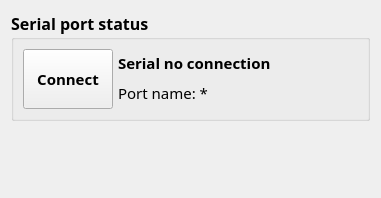
      <widget class="QWidget" name="tab_DHR">
       <attribute name="icon">
        <iconset>
         <normalon>:/icon/gripper.ico</normalon>
        </iconset>
       </attribute>
       <attribute name="title">
        <string>DHR Deivce</string>
       </attribute>
       <layout class="QVBoxLayout" name="verticalLayout_25">
        <item>
         <widget class="QGroupBox" name="groupBox_VibratePlate_3">
          <property name="maximumSize">
           <size>
            <width>16777215</width>
            <height>16777215</height>
           </size>
          </property>
          <property name="font">
           <font>
            <family>Segoe UI Variable Text Semibold</family>
            <pointsize>12</pointsize>
            <bold>true</bold>
           </font>
          </property>
          <property name="title">
           <string>Serial port status</string>
          </property>
          <layout class="QHBoxLayout" name="horizontalLayout_24">
           <property name="spacing">
            <number>5</number>
           </property>
           <item>
            <widget class="QPushButton" name="btn_dhr_serial_connect">
             <property name="minimumSize">
              <size>
               <width>90</width>
               <height>60</height>
              </size>
             </property>
             <property name="maximumSize">
              <size>
               <width>90</width>
               <height>60</height>
              </size>
             </property>
             <property name="font">
              <font>
               <family>Segoe UI Variable Text Semibold</family>
               <pointsize>11</pointsize>
               <bold>true</bold>
              </font>
             </property>
             <property name="text">
              <string>Connect</string>
             </property>
            </widget>
           </item>
           <item>
            <layout class="QVBoxLayout" name="verticalLayout_24">
             <property name="spacing">
              <number>4</number>
             </property>
             <item>
              <widget class="QLabel" name="label_dhr_serial_connect">
               <property name="sizePolicy">
                <sizepolicy hsizetype="MinimumExpanding" vsizetype="Preferred">
                 <horstretch>0</horstretch>
                 <verstretch>0</verstretch>
                </sizepolicy>
               </property>
               <property name="minimumSize">
                <size>
                 <width>200</width>
                 <height>24</height>
                </size>
               </property>
               <property name="maximumSize">
                <size>
                 <width>400</width>
                 <height>24</height>
                </size>
               </property>
               <property name="font">
                <font>
                 <family>Segoe UI Variable Text Semibold</family>
                 <pointsize>11</pointsize>
                 <bold>true</bold>
                </font>
               </property>
               <property name="text">
                <string>Serial no connection</string>
               </property>
              </widget>
             </item>
             <item>
              <widget class="QLabel" name="label_dhr_serial_name">
               <property name="sizePolicy">
                <sizepolicy hsizetype="MinimumExpanding" vsizetype="Preferred">
                 <horstretch>0</horstretch>
                 <verstretch>0</verstretch>
                </sizepolicy>
               </property>
               <property name="minimumSize">
                <size>
                 <width>200</width>
                 <height>24</height>
                </size>
               </property>
               <property name="maximumSize">
                <size>
                 <width>200</width>
                 <height>24</height>
                </size>
               </property>
               <property name="font">
                <font>
                 <family>Segoe UI Variable Text Semibold</family>
                 <pointsize>11</pointsize>
                 <bold>false</bold>
                </font>
               </property>
               <property name="text">
                <string>Port name: *</string>
               </property>
              </widget>
             </item>
            </layout>
           </item>
           <item>
            <spacer name="horizontalSpacer_18">
             <property name="orientation">
              <enum>Qt::Horizontal</enum>
             </property>
             <property name="sizeHint" stdset="0">
              <size>
               <width>40</width>
               <height>20</height>
              </size>
             </property>
            </spacer>
           </item>
          </layout>
         </widget>
        </item>
        <item>
         <layout class="QHBoxLayout" name="horizontalLayout_25">
          <item>
           <widget class="DhPgcWidget" name="widget_Pgc_Control" native="true">
            <property name="font">
             <font>
              <family>Segoe UI Variable Text Semibold</family>
              <pointsize>12</pointsize>
              <bold>true</bold>
             </font>
            </property>
           </widget>
          </item>
          <item>
           <widget class="DhRgiWidget" name="widget_Rgi_Control" native="true">
            <property name="font">
             <font>
              <family>Segoe UI Variable Text Semibold</family>
              <pointsize>12</pointsize>
              <bold>true</bold>
             </font>
            </property>
           </widget>
          </item>
          <item>
           <spacer name="horizontalSpacer_17">
            <property name="orientation">
             <enum>Qt::Horizontal</enum>
            </property>
            <property name="sizeHint" stdset="0">
             <size>
              <width>40</width>
              <height>20</height>
             </size>
            </property>
           </spacer>
          </item>
         </layout>
        </item>
        <item>
         <spacer name="verticalSpacer_10">
          <property name="orientation">
           <enum>Qt::Vertical</enum>
          </property>
          <property name="sizeHint" stdset="0">
           <size>
            <width>20</width>
            <height>40</height>
           </size>
          </property>
         </spacer>
        </item>
       </layout>
      </widget>
